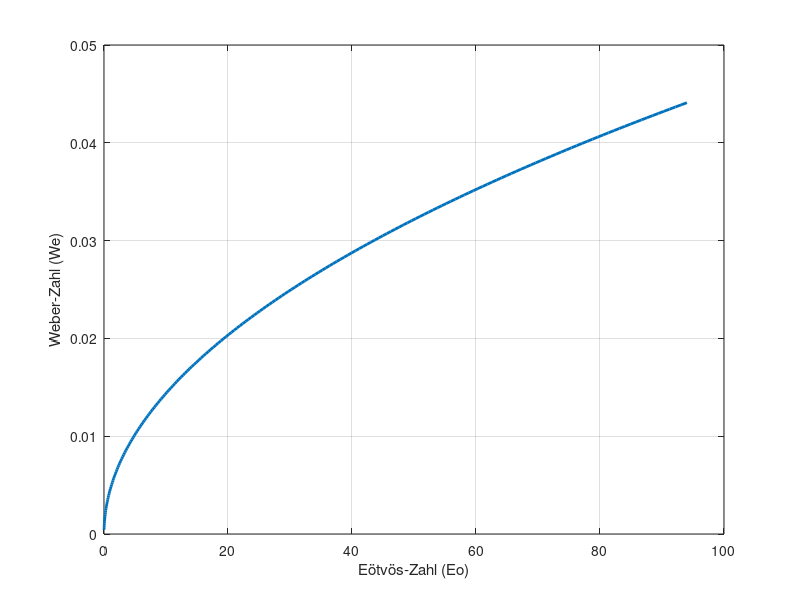

This chart was generated by the following MATLAB code:
% Physikalische Parameter
rho = 1.27;        % Dichte [kg/m^3]
delta_rho = 6900;  % Dichtedifferenz [kg/m^3]
sigma = 0.072;     % Oberflächenspannung [N/m]
g = 9.81;          % Erdbeschleunigung [m/s^2]
v = 0.5;           % Geschwindigkeit [m/s]

% Charakteristische Länge
L = linspace(1e-4, 1e-2, 200); % [m]

% Dimensionslose Kennzahlen
Eo = (delta_rho .* g .* L.^2) ./ sigma;
We = (rho .* v.^2 .* L) ./ sigma;

% Plot
figure
plot(Eo, We, 'LineWidth', 2)
xlabel('Eötvös-Zahl (Eo)')
ylabel('Weber-Zahl (We)')
grid on
